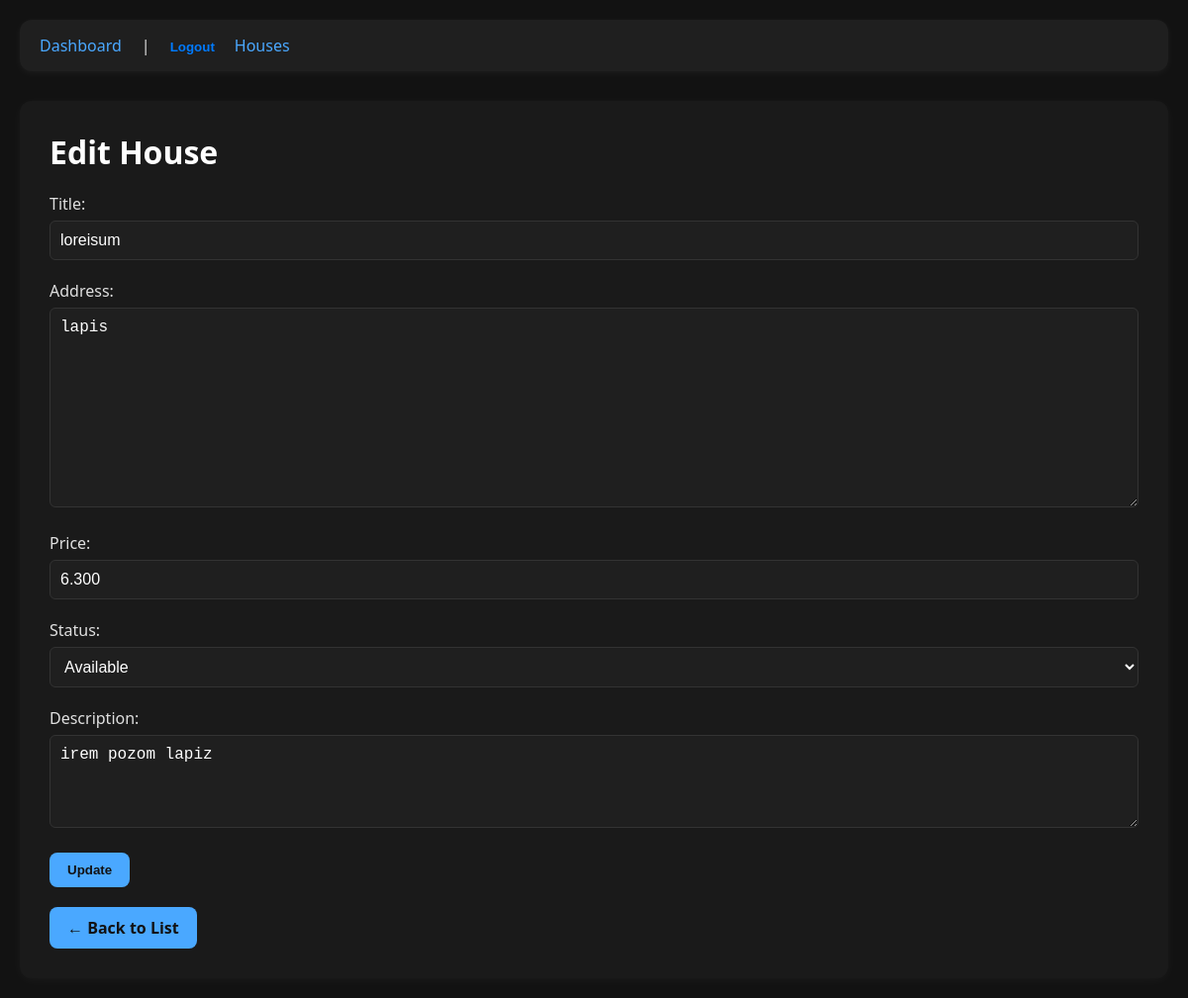
Screenshot of /houses/4/update/ (signed in) with the database file from the repository.
### houses/models.py (models this page shows, shortened)
class House(models.Model):
    STATUS_CHOICES = [
        ('available', 'Available'),
        ('sold', 'Sold'),
        ('pending', 'Pending'),
    ]
    title = models.CharField(max_length=100)
    address = models.TextField()
    price = models.DecimalField(max_digits=12, decimal_places=3, )
    status = models.CharField(max_length=10, choices=STATUS_CHOICES, default='available')
    description = models.TextField(blank=True)
    agent = models.ForeignKey(
        settings.AUTH_USER_MODEL,
        on_delete=models.CASCADE,
        related_name='houses',
        null=True,
        blank=True
    )

### houses/views.py (the view, shortened to what this page needs)
# urls.py: path('<int:pk>/update/', HouseUpdateView.as_view(), name='update'),
class HouseUpdateView(LoginRequiredMixin, UpdateView):
    model = House
    form_class = HouseForm
    template_name = "houses/update.html"
    success_url = reverse_lazy('houses:list')

### houses/forms.py
class HouseForm(forms.ModelForm):
    class Meta:
        model = House
        fields = ['title', 'address', 'price', 'status', 'description']
        widgets = {
            'description': forms.Textarea(attrs={'rows': 4}),
        }

### houses/templates/houses/update.html (shortened to what this page needs)
{% extends 'base.html' %}
{% block content %}
<h1>Edit House</h1>
<form method="post">
    {{ form.as_p }}
    <button type="submit">Update</button>
</form>
<a href="{% url 'houses:list' %}" class="button mt-2">← Back to List</a>
{% endblock %}

### static/css/style.css (style rules this page uses)
* { margin: 0; padding: 0; box-sizing: border-box; }
body { font-family: 'Segoe UI', Tahoma, Geneva, Verdana, sans-serif; background-color: #121212; color: #e0e0e0; padding: 20px; }
h1, h2 { color: #ffffff; margin-bottom: 20px; }
button, .button { background-color: #4aa8ff; color: #121212; padding: 10px 18px; border: none; border-radius: 8px; cursor: pointer; font-weight: 600; transition: background-color 0.2s ease; text-decoration: none; display: inline-block; }
input, select, textarea { width: 100%; padding: 10px; margin-top: 6px; margin-bottom: 20px; background-color: #1f1f1f; color: #ffffff; border: 1px solid #333; border-radius: 6px; font-size: 16px; }
.mt-2 { margin-top: 20px; }

### rows the page displays
House: title "loreisum", address "lapis", price "6.300", status "Available", description "irem pozom lapiz"
